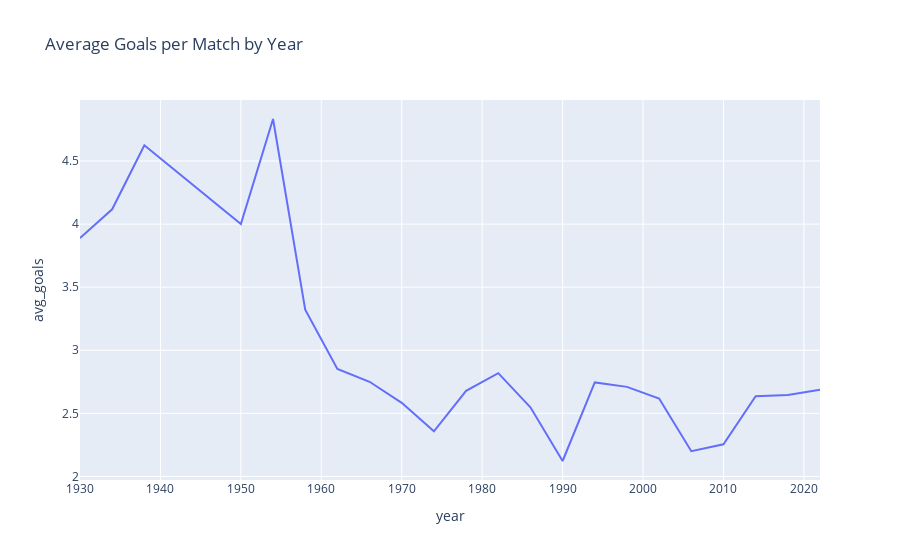

Notebook cell for this chart:
### Code cell
fig = px.line(avg_goals, x="year", y="avg_goals", title="Average Goals per Match by Year")
fig

### Figure 1 — Plotly figure (JSON) as saved in the notebook; plotly's stock layout.template omitted (floating-point values rounded to 4 significant figures)
{"data": [{"hovertemplate": "year=%{x}<br>avg_goals=%{y}<extra></extra>", "legendgroup": "", "line": {"color": "#636efa", "dash": "solid"}, "marker": {"symbol": "circle"}, "mode": "lines", "name": "", "orientation": "v", "showlegend": false, "type": "scatter", "x": [1930, 1934, 1938, 1950, 1954, 1958, 1962, 1966, 1970, 1974, 1978, 1982, 1986, 1990, 1994, 1998, 2002, 2006, 2010, 2014, 2018, 2022], "xaxis": "x", "y": [3.889, 4.118, 4.625, 4, 4.833, 3.321, 2.852, 2.75, 2.583, 2.357, 2.679, 2.818, 2.548, 2.122, 2.745, 2.71, 2.617, 2.2, 2.254, 2.635, 2.645, 2.688], "yaxis": "y"}], "layout": {"legend": {"tracegroupgap": 0}, "title": {"text": "Average Goals per Match by Year"}, "xaxis": {"anchor": "y", "domain": [0, 1], "title": {"text": "year"}}, "yaxis": {"anchor": "x", "domain": [0, 1], "title": {"text": "avg_goals"}}}}
